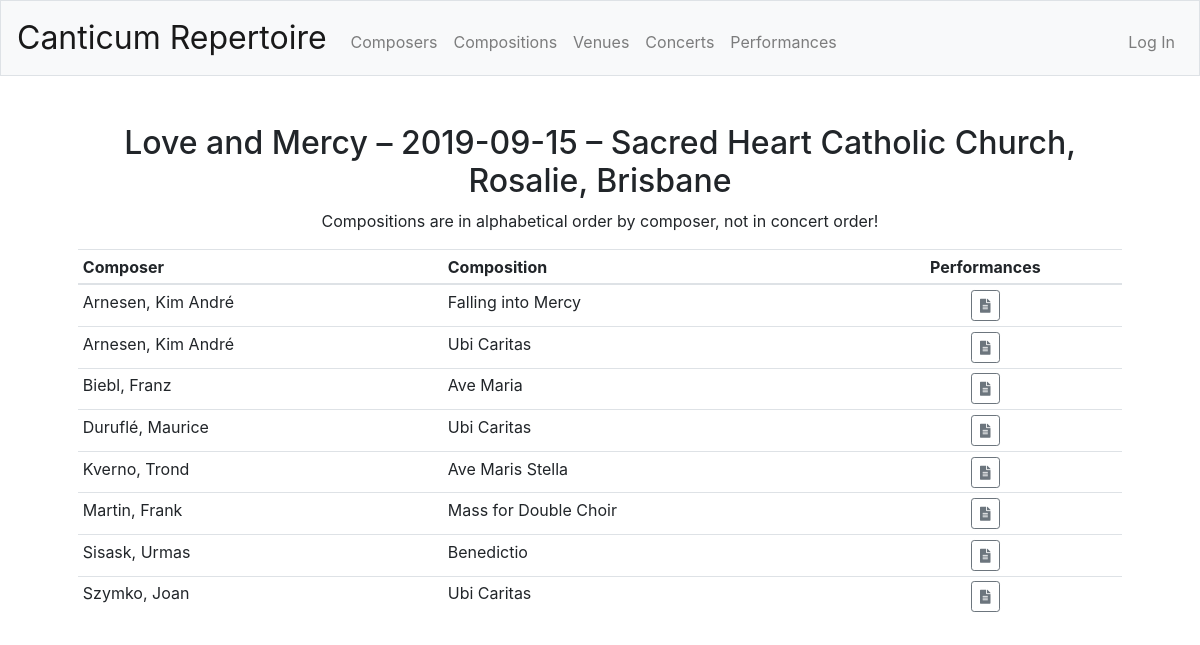
The page /concertprogramme?id=4 on the database its author committed.
### tables this page shows
CREATE TABLE 'concerts' ('concert_id' integer PRIMARY KEY AUTOINCREMENT NOT NULL, 'concert_date' date NOT NULL, 'concert_name' text, 'venue_id' integer);

CREATE TABLE 'venues' ('venue_id' integer PRIMARY KEY AUTOINCREMENT NOT NULL, 'venue_name' text NOT NULL);

CREATE TABLE 'performances' ('performance_id' integer PRIMARY KEY AUTOINCREMENT NOT NULL, 'concert_id' integer NOT NULL, 'composition_id' integer NOT NULL);

CREATE TABLE 'composers' ('composer_id' integer PRIMARY KEY AUTOINCREMENT NOT NULL,'composer_name' text);

CREATE TABLE 'compositions' ('composition_id' integer PRIMARY KEY AUTOINCREMENT NOT NULL,'composition_name' text NOT NULL, 'composer_id' integer NOT NULL);

### app.py (the view)
@app.route("/concertprogramme")
def concertprogramme():
    concert_id = request.args.get('id')
    rows = db.execute("SELECT * FROM concerts t JOIN venues v ON t.venue_id = v.venue_id WHERE t.concert_id = :concert_id", concert_id=concert_id)
    concert_name = rows[0]["concert_name"]
    concert_date = rows[0]["concert_date"]
    concert_venue = rows[0]["venue_name"]
    rows = db.execute("SELECT * FROM performances e JOIN concerts t ON e.concert_id = t.concert_id JOIN compositions n ON e.composition_id = n.composition_id JOIN composers r ON n.composer_id = r.composer_id WHERE t.concert_id = :concert_id ORDER BY r.composer_name, n.composition_name", concert_id=concert_id)
    programme = []
    for prog in rows:
        prog_info = {}
        prog_info['composition_id'] = prog['composition_id']
        prog_info['composer_name'] = prog['composer_name']
        prog_info['composition_name'] = prog['composition_name']
        programme.append(prog_info)
    return render_template("concertprogramme.html", concert_name=concert_name, concert_date=concert_date, concert_venue=concert_venue, programme=programme)

### app.py (called while the page is built)
@app.after_request
def after_request(response):
    response.headers["Cache-Control"] = "no-cache, no-store, must-revalidate"
    response.headers["Expires"] = 0
    response.headers["Pragma"] = "no-cache"
    return response

### templates/concertprogramme.html (shortened to what this page needs)
{% extends "layout.html" %}
{% block main %}
    <h2>{{ concert_name }} &ndash; {{ concert_date }} &ndash; {{ concert_venue }}</h2>
    <p>Compositions are in alphabetical order by composer, not in concert order!</p>
    <table class = "table table-sm">
        <thead>
            <th class="text-left">Composer</th>
            <th class="text-left">Composition</th>
            <th class="text-center">Performances</th>
       </thead>
        <tbody>
            {% for program in programme %}
            <tr>
                <td class="text-left">{{ program.composer_name }}</td>
                <td class="text-left">{{ program.composition_name }}</td>
                <td class="text-center">
                    <a href="/compositionperformances?id={{ program.composition_id }}">
                        <button class="btn btn-outline-secondary btn-sm">
                            <i class="fas fa-file-alt"></i>
                        </button>
                    </a>
                </td>
            </tr>
            {% endfor %}
        </tbody>
    </table>
{% endblock %}

### rows shown on the page
concerts: concert_name "Love and Mercy", concert_date "2019-09-15"
venues: venue_name "Sacred Heart Catholic Church, Rosalie, Brisbane"
performances: composer_name "Arnesen, Kim André", composition_name "Falling into Mercy"
performances: composer_name "Arnesen, Kim André", composition_name "Ubi Caritas"
performances: composer_name "Biebl, Franz", composition_name "Ave Maria"
performances: composer_name "Duruflé, Maurice", composition_name "Ubi Caritas"
performances: composer_name "Kverno, Trond", composition_name "Ave Maris Stella"
performances: composer_name "Martin, Frank", composition_name "Mass for Double Choir"
performances: composer_name "Sisask, Urmas", composition_name "Benedictio"
performances: composer_name "Szymko, Joan", composition_name "Ubi Caritas"
